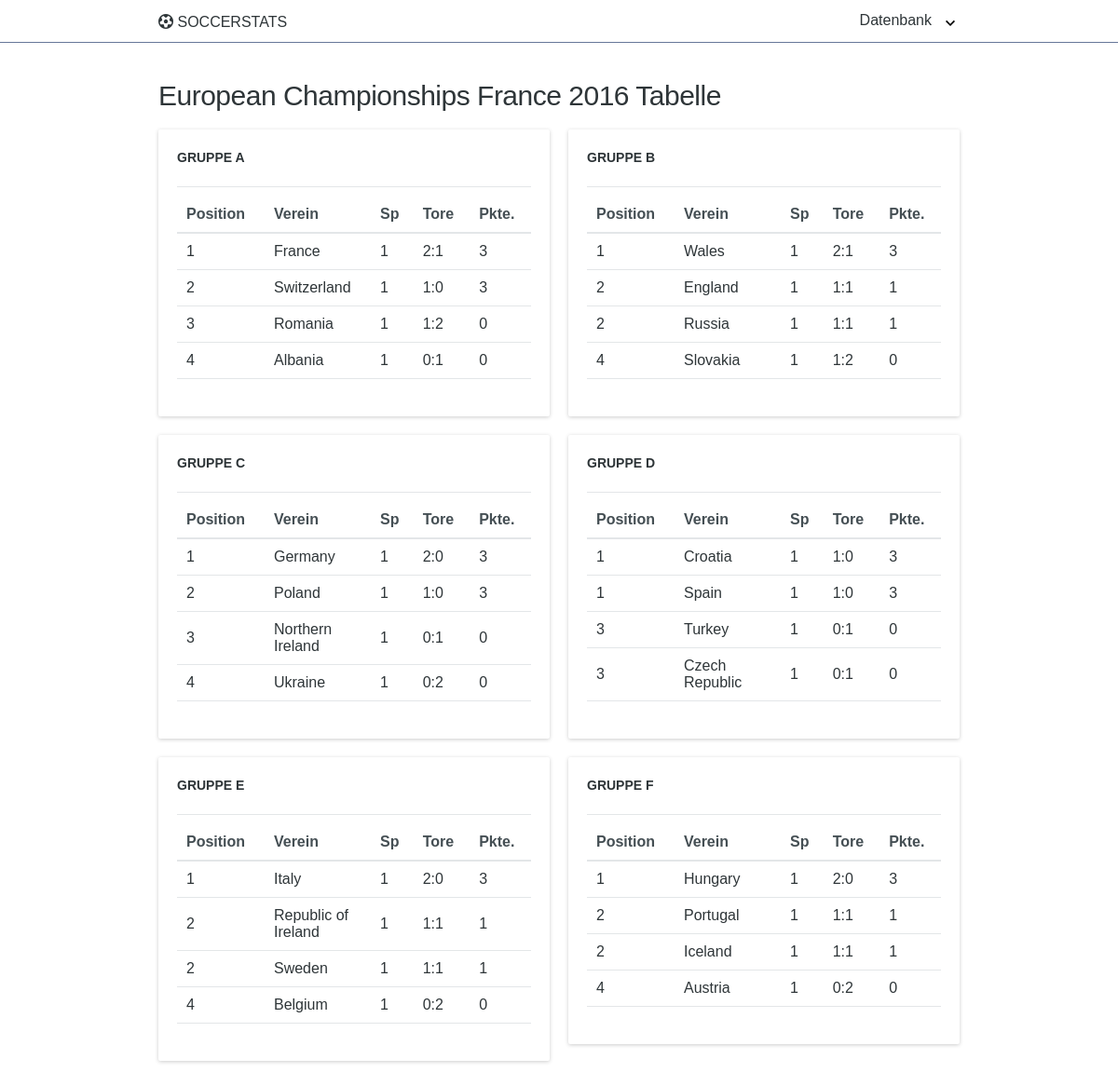
Screenshot of /tables/cup/3/ with the database file from the repository.
### table/models.py (models this page shows, shortened)
class CupTable(models.Model):
    competition = models.ForeignKey(Competition, on_delete=models.CASCADE)
    league_caption = models.CharField(max_length=255)
    matchday = models.IntegerField()

class Group(models.Model):
    cup_table = models.ForeignKey(CupTable, on_delete=models.CASCADE)
    name = models.CharField(max_length=255)
    class Meta:
        ordering = ['name']

class GroupStanding(models.Model):
    group = models.ForeignKey(Group, on_delete=models.CASCADE)
    team = models.ForeignKey(Team, on_delete=models.CASCADE)
    rank = models.PositiveSmallIntegerField()
    played_games = models.PositiveSmallIntegerField()
    crest_uri = models.URLField(null=True)
    points = models.PositiveSmallIntegerField()
    goals = models.PositiveSmallIntegerField()
    goals_against = models.PositiveSmallIntegerField()
    goal_difference = models.PositiveSmallIntegerField()

### team/models.py (models this page shows)
class Team(models.Model):
    id = models.PositiveSmallIntegerField(primary_key=True)
    competition = models.ManyToManyField(Competition)
    name = models.CharField(max_length=255)
    code = models.CharField(null=True, max_length=255)
    short_name = models.CharField(null=True, max_length=255)
    squad_market_value = models.PositiveIntegerField(db_index=True, null=True)
    crest_url = models.URLField(null=True)

### table/views.py (the view)
class CupTableDetailView(DetailView):
    model = CupTable
    context_object_name = 'cup_table'
    def get_context_data(self, **kwargs):
        context = super(CupTableDetailView, self).get_context_data(**kwargs)
        context['cup_table_position_changes'] = get_cup_table_position_changes(self.object)
        return context

### SoccerStats/custom_context_processors.py (called while the page is built)
def competition_caption_processor(request):
    return {'captions': Competition.objects.all().values_list('caption', flat=True)}

def competition_league_processor(request):
    return {'leagues': [CompetitionId.reverse_lookup(competition).value for competition in
                        Competition.objects.all().values_list('league', flat=True)]}

### competition/models.py (called while the page is built)
    @classmethod
    def reverse_lookup(cls, value):
        for subclass in cls.__subclasses__():
            for _, member in subclass.__members__.items():
                if member.name == value:
                    return member

### templates/table/cuptable_detail.html (shortened to what this page needs)
{% extends 'SoccerStats/base.html' %}
{% load list_extras %}
{% block content %}
    <h2>{{ cup_table.league_caption }} Tabelle</h2>
    <grid>
        {% for group in cup_table.group_set.all %}
            <div col="1/2">
                <card>
                    <h5>Gruppe {{ group.name }}</h5>
                    <hr>
                    <table>
                        <thead>
                        <tr>
                            <th>Position</th>
                            <th width="30%">Verein</th>
                            <th>Sp</th>
                            <th>Tore</th>
                            <th>Pkte.</th>
                        </tr>
                        </thead>
                        <tbody>
                        {% for group_standing in group.groupstanding_set.all %}
                            <tr>
                                <td>
                                    {{ group_standing.rank }}
                                </td>
                                <td width="30%">{{ group_standing.team.name }}</td>
                                <td>{{ group_standing.played_games }}</td>
                                <td>{{ group_standing.goals }}:{{ group_standing.goals_against }}</td>
                                <td>{{ group_standing.points }}</td>
                            </tr>
                        {% endfor %}
                        </tbody>
                    </table>
                </card>
            </div>
        {% endfor %}
    </grid>
{% endblock %}

### rows the page displays
CupTable: league_caption "European Championships France 2016"
Group: name "A"
GroupStanding: rank "1", team.name "France", played_games "1", goals "2", goals_against "1", points "3"
GroupStanding: rank "2", team.name "Switzerland", played_games "1", goals "1", goals_against "0", points "3"
GroupStanding: rank "3", team.name "Romania", played_games "1", goals "1", goals_against "2", points "0"
GroupStanding: rank "4", team.name "Albania", played_games "1", goals "0", goals_against "1", points "0"
Group: name "B"
GroupStanding: rank "1", team.name "Wales", played_games "1", goals "2", goals_against "1", points "3"
GroupStanding: rank "2", team.name "England", played_games "1", goals "1", goals_against "1", points "1"
GroupStanding: rank "2", team.name "Russia", played_games "1", goals "1", goals_against "1", points "1"
GroupStanding: rank "4", team.name "Slovakia", played_games "1", goals "1", goals_against "2", points "0"
Group: name "C"
GroupStanding: rank "1", team.name "Germany", played_games "1", goals "2", goals_against "0", points "3"
GroupStanding: rank "2", team.name "Poland", played_games "1", goals "1", goals_against "0", points "3"
GroupStanding: rank "3", team.name "Northern Ireland", played_games "1", goals "0", goals_against "1", points "0"
GroupStanding: rank "4", team.name "Ukraine", played_games "1", goals "0", goals_against "2", points "0"
Group: name "D"
GroupStanding: rank "1", team.name "Croatia", played_games "1", goals "1", goals_against "0", points "3"
GroupStanding: rank "1", team.name "Spain", played_games "1", goals "1", goals_against "0", points "3"
GroupStanding: rank "3", team.name "Turkey", played_games "1", goals "0", goals_against "1", points "0"
GroupStanding: rank "3", team.name "Czech Republic", played_games "1", goals "0", goals_against "1", points "0"
Group: name "E"
GroupStanding: rank "1", team.name "Italy", played_games "1", goals "2", goals_against "0", points "3"
GroupStanding: rank "2", team.name "Republic of Ireland", played_games "1", goals "1", goals_against "1", points "1"
GroupStanding: rank "2", team.name "Sweden", played_games "1", goals "1", goals_against "1", points "1"
GroupStanding: rank "4", team.name "Belgium", played_games "1", goals "0", goals_against "2", points "0"
Group: name "F"
GroupStanding: rank "1", team.name "Hungary", played_games "1", goals "2", goals_against "0", points "3"
GroupStanding: rank "2", team.name "Portugal", played_games "1", goals "1", goals_against "1", points "1"
GroupStanding: rank "2", team.name "Iceland", played_games "1", goals "1", goals_against "1", points "1"
GroupStanding: rank "4", team.name "Austria", played_games "1", goals "0", goals_against "2", points "0"
